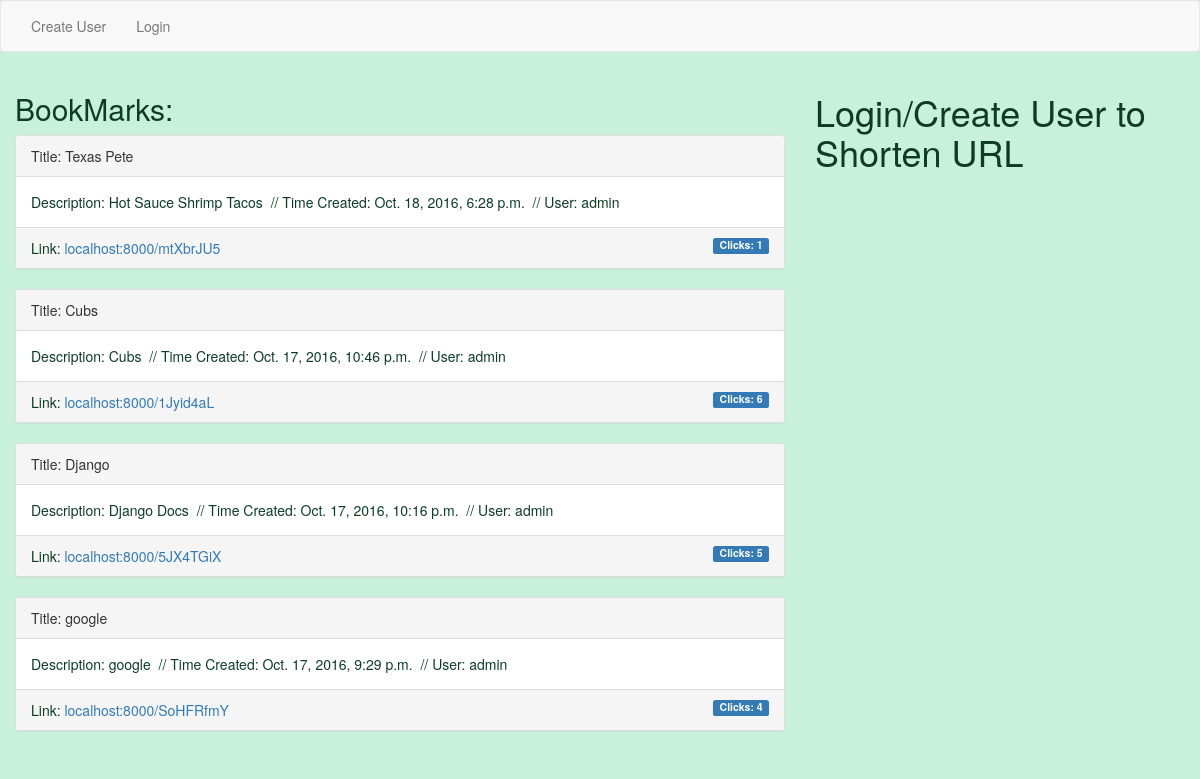
Before: / with the older database file.
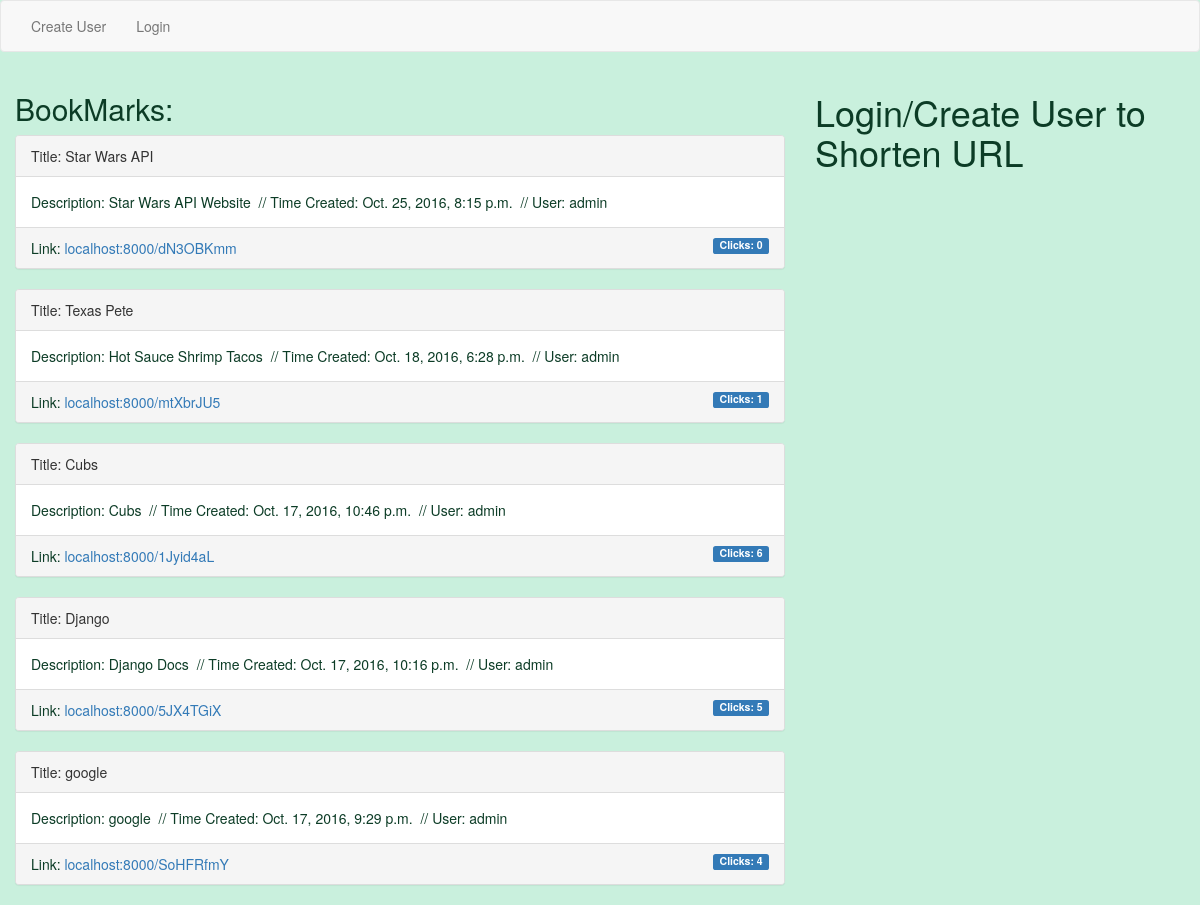
After: the same page with the newer database file.
### app/models.py (models this page shows)
class Bookmark(models.Model):
    user = models.ForeignKey('auth.User')
    title = models.CharField(max_length=150, null=True, blank=True)
    description = models.CharField(max_length=150, null=True, blank=True)
    url = models.URLField(null=True, blank=True)
    created = models.DateTimeField(auto_now_add=True)
    new_url = models.CharField(max_length=8)
    private = models.BooleanField(default=False)
    def __str__(self):
        return self.title
    class Meta:
        ordering = ("-created",)
    @property
    def click_count(self):
        return self.click_set.count()

### app/views.py (the view, shortened to what this page needs)
# urls.py: url(r'^$', CreateView.as_view(), name="create_view"),
class CreateView(CreateView):
    model = Bookmark
    success_url = "/"
    fields = ('title', 'description', 'url', 'private')
    def get_context_data(self, **kwargs):
            context = super().get_context_data(**kwargs)
            context["bookmark_list"] = Bookmark.objects.all()
            return context

### templates/app/bookmark_form.html (shortened to what this page needs)
{% extends 'base.html' %}
{% block content %}
<div class="row">
  <div class="col-md-4">
    {% if not request.user.is_authenticated %}
      <h1>Login/Create User to Shorten URL</h1>
{% endif %}
</div>
    <div class="col-md-8">
      <h2>BookMarks:</h2>
      {% for title in bookmark_list %}
        {% if title.private == False or title.user == user %}
        <div class="panel panel-default">
          <div class="panel-heading">Title: {{ title }}
            </div>
          <div class="panel-body">
           Description: {{ title.description }} &nbsp;// Time Created: {{ title.created }} &nbsp;// User: {{ title.user }}
         </div>
           <div class="panel-footer">
             Link:
             <a href="{% url 'short_view' title.new_url %}">localhost:8000/{{ title.new_url }}</a>
              <span class="label label-primary" role="group" >Clicks: {{ title.click_count }}</span>
           </div>
        </div>
        {% endif %}
        {% endfor %}
  </div>
</div>
{% endblock %}

### templates/base.html (shortened to what this page needs)
{% load staticfiles %}
<!DOCTYPE html>
<html>
  <head>
    <link rel="stylesheet" href="{% static 'css/bootstrap.css' %}" media="screen" title="no title">
  </head>
  <body>
    <nav class="navbar navbar-default">
      <div class="container-fluid">
        <div class="nav navbar-nav">
          <li> <a href="{% url 'user_create_view' %}">Create User</a></li>
        {% if not request.user.is_authenticated %}
          <li><a href="{% url 'login' %}">Login</a></li>
        {% else %}
          <li><a href="{% url 'logout' %}?next={% url 'create_view' %}">Logout</a></li>
        {% endif %}
        </div>
      </div>
  </nav>
  <div class="container-fluid">
    {% block content %}
    {% endblock %}
  </div>
  </body>
</html>

### templates/base.html (style rules this page uses)
body { background-color: #C9F0DD; color: #0C3C26; }
.col-md-4 { float: right; }
.label { float: right; }

Changed rows visible on the page:
added Bookmark: title "Star Wars API", description "Star Wars API Website", created "Oct. 25, 2016, 8:15 p.m.", user "admin", new_url "dN3OBKmm", click_count "0"
